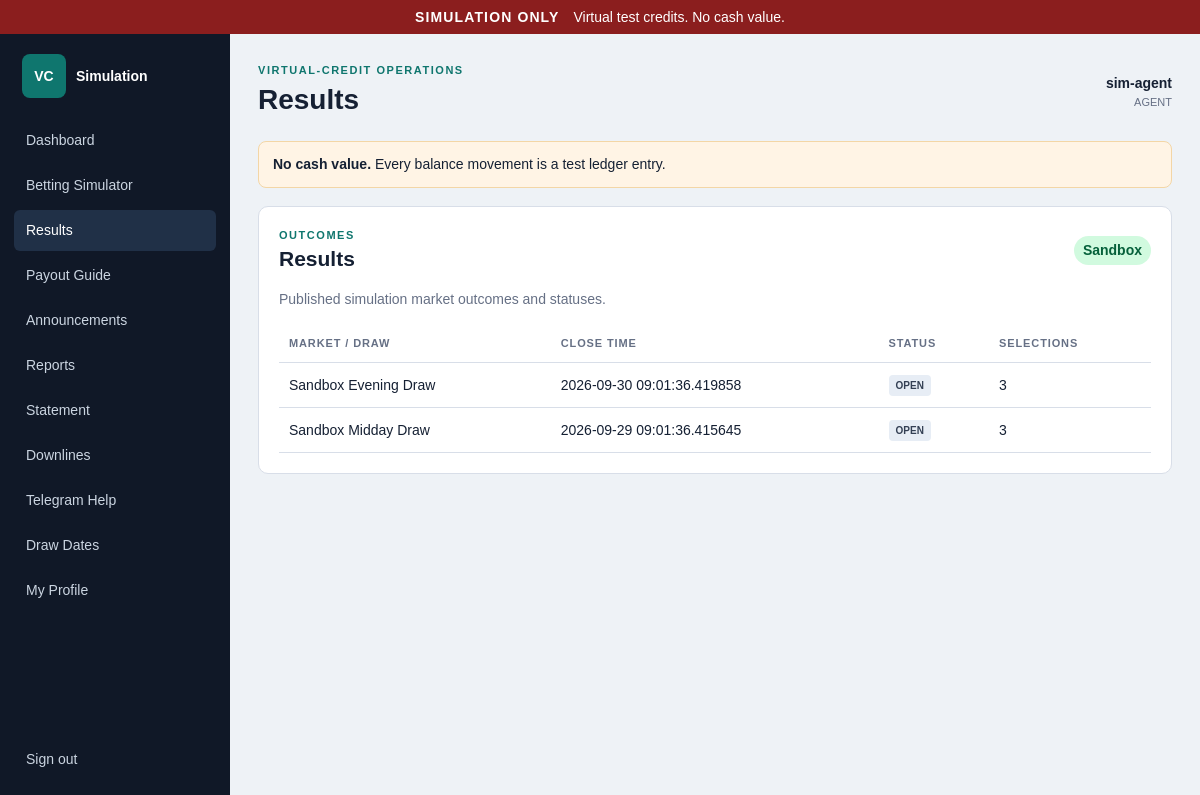
The page /results (signed in) on the database its author committed.
### app/models.py (models this page shows)
class Base(DeclarativeBase):
    pass

class User(Base):
    __tablename__ = "users"
    id: Mapped[int] = mapped_column(primary_key=True)
    username: Mapped[str] = mapped_column(String(80), unique=True, index=True)
    password_hash: Mapped[str] = mapped_column(String(255))
    role: Mapped[UserRole] = mapped_column(Enum(UserRole))
    parent_id: Mapped[int | None] = mapped_column(ForeignKey("users.id"), nullable=True)
    active: Mapped[bool] = mapped_column(Boolean, default=True)
    session_version: Mapped[int] = mapped_column(default=0)
    created_at: Mapped[datetime] = mapped_column(
        DateTime(timezone=True), default=lambda: datetime.now(timezone.utc)
    )
    parent: Mapped[User | None] = relationship(remote_side=[id], back_populates="children")
    children: Mapped[list[User]] = relationship(back_populates="parent")
    ledger_entries: Mapped[list[LedgerEntry]] = relationship(
        back_populates="user",
        order_by="LedgerEntry.id",
        foreign_keys="LedgerEntry.user_id",
    )

class Market(Base):
    __tablename__ = "markets"
    id: Mapped[int] = mapped_column(primary_key=True)
    name: Mapped[str] = mapped_column(String(120))
    closes_at: Mapped[datetime] = mapped_column(DateTime(timezone=True))
    status: Mapped[MarketStatus] = mapped_column(
        Enum(MarketStatus), default=MarketStatus.OPEN
    )
    selections: Mapped[list[Selection]] = relationship(back_populates="market")

### app/main.py (the view)
    @app.get("/results")
    def results(request: Request):
        with Session(engine) as session:
            user = signed_in_user(request, session)
            if user is None:
                return RedirectResponse("/login", status_code=303)
            markets = list(session.scalars(select(Market).order_by(Market.closes_at.desc())).unique())
            return module_response(request, session, user, "results", "Results", "OUTCOMES", "Published simulation market outcomes and statuses.", markets=markets)

### app/templates/module.html (shortened to what this page needs)
{% extends "app_base.html" %}
{% block app_content %}
<section class="panel">
  <div class="panel-head"><div><p class="kicker">{{ kicker }}</p><h2>{{ heading }}</h2></div>{% if badge %}<span class="status">{{ badge }}</span>{% endif %}</div>
  {% if description %}<p class="muted">{{ description }}</p>{% endif %}
  {% if active == 'announcements' %}
    <div class="stack-list">{% for item in announcements %}<article><h3>{{ item.title }}</h3><p>{{ item.body }}</p><small>{{ item.created_at }}</small></article>{% else %}<div class="empty">No announcements.</div>{% endfor %}</div>
  {% elif active in ['results', 'draw-dates'] %}
    <div class="table-wrap"><table><thead><tr><th>Market / draw</th><th>Close time</th><th>Status</th><th>Selections</th></tr></thead><tbody>
    {% for market in markets %}<tr><td>{{ market.name }}</td><td>{{ market.closes_at }}</td><td><span class="tag">{{ market.status.value }}</span></td><td>{{ market.selections|length }}</td></tr>{% else %}<tr><td colspan="4" class="empty">No markets configured.</td></tr>{% endfor %}
    </tbody></table></div>
  {% endif %}
</section>
{% endblock %}

### app/templates/app_base.html (shortened to what this page needs)
{% extends "base.html" %}
{% block shell %}
<div class="app-shell">
  <aside class="sidebar">
    <div class="sidebar-brand"><span>VC</span><strong>Simulation</strong></div>
    <nav>
      <a class="{{ 'active' if active == 'dashboard' else '' }}" href="/dashboard">Dashboard</a>
      <a class="{{ 'active' if active == 'betting' else '' }}" href="/betting">Betting Simulator</a>
      <a class="{{ 'active' if active == 'results' else '' }}" href="/results">Results</a>
      <a class="{{ 'active' if active == 'payout-guide' else '' }}" href="/payout-guide">Payout Guide</a>
      <a class="{{ 'active' if active == 'announcements' else '' }}" href="/announcements">Announcements</a>
      <a class="{{ 'active' if active == 'reports' else '' }}" href="/reports">Reports</a>
      <a class="{{ 'active' if active == 'statement' else '' }}" href="/statement">Statement</a>
      {% if user.role.value != 'player' %}<a class="{{ 'active' if active == 'downlines' else '' }}" href="/downlines">Downlines</a>{% endif %}
      <a class="{{ 'active' if active == 'telegram-help' else '' }}" href="/telegram-help">Telegram Help</a>
      <a class="{{ 'active' if active == 'draw-dates' else '' }}" href="/draw-dates">Draw Dates</a>
      <a class="{{ 'active' if active == 'profile' else '' }}" href="/profile">My Profile</a>
    </nav>
    <a class="logout" href="/logout">Sign out</a>
  </aside>
  <main class="workspace">
    <header class="topbar">
      <div><p class="kicker">VIRTUAL-CREDIT OPERATIONS</p><h1>{{ page_title }}</h1></div>
      <div class="user-chip"><strong>{{ user.username }}</strong><span>{{ user.role.value }}</span></div>
    </header>
    <section class="notice"><strong>No cash value.</strong> Every balance movement is a test ledger entry.</section>
    {% block app_content %}{% endblock %}
  </main>
</div>
{% endblock %}

### app/static/app.css (style rules this page uses)
:root { --ink:#152033;--muted:#667085;--line:#d8dee8;--panel:#fff;--bg:#eef2f6;--nav:#101827;--accent:#0f766e;--danger:#b42318 }
* { box-sizing:border-box }
body { margin:0;background:var(--bg);color:var(--ink);font:14px/1.5 Arial,sans-serif }
.brand-mark,.sidebar-brand span { display:grid;place-items:center;width:44px;height:44px;background:var(--accent);color:#fff;border-radius:8px;font-weight:900 }
.kicker { margin:16px 0 4px;color:var(--accent);font-size:11px;font-weight:800;letter-spacing:.14em }
.login-card h1,.topbar h1,.panel h2 { margin:0 }
.muted { color:var(--muted) }
.app-shell { min-height:calc(100dvh - 34px);display:grid;grid-template-columns:230px 1fr }
.sidebar { background:var(--nav);color:#fff;padding:20px 14px;display:flex;flex-direction:column }
.sidebar-brand { display:flex;align-items:center;gap:10px;padding:0 8px 22px }
.sidebar nav { display:grid;gap:4px }
.sidebar a { color:#cbd5e1;text-decoration:none;padding:10px 12px;border-radius:6px }
.sidebar a:hover,.sidebar a.active { background:#203047;color:#fff }
.logout { margin-top:auto }
.workspace { padding:28px }
.topbar { display:flex;align-items:center;justify-content:space-between;margin-bottom:20px }
.topbar .kicker { margin:0 }
.user-chip { display:grid;text-align:right }
.user-chip span { color:var(--muted);text-transform:uppercase;font-size:11px }
.notice { background:#fff4e5;border:1px solid #f3d6a6;padding:12px 14px;border-radius:8px;margin-bottom:18px }
.metric-grid article,.panel { background:var(--panel);border:1px solid var(--line);border-radius:10px;padding:20px }
.panel { margin-top:18px }
.panel-head { display:flex;justify-content:space-between;align-items:center }
.panel-head .kicker { margin:0 }
.status { background:#d1fadf;color:#05603a;border-radius:999px;padding:4px 9px;font-weight:700 }
.table-wrap { overflow:auto;margin-top:14px }
table { width:100%;border-collapse:collapse }
th,td { text-align:left;padding:11px 10px;border-bottom:1px solid var(--line);white-space:nowrap }
th { color:var(--muted);font-size:11px;text-transform:uppercase;letter-spacing:.08em }
.tag { display:inline-block;background:#e7edf5;color:#344054;padding:3px 7px;border-radius:4px;text-transform:uppercase;font-size:10px;font-weight:800 }

### rows shown on the page
User: username "sim-agent", role.value "AGENT"
Market: name "Sandbox Evening Draw", closes_at "2026-09-30 09:01:36.419858", status.value "OPEN", selections|length "3"
Market: name "Sandbox Midday Draw", closes_at "2026-09-29 09:01:36.415645", status.value "OPEN", selections|length "3"

### other values the page prints
{{ page_title }} "Results"
{{ kicker }} "OUTCOMES"
{{ heading }} "Results"
{{ badge }} "Sandbox"
{{ description }} "Published simulation market outcomes and statuses."
